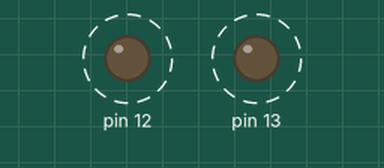
A sketch run on a simulated Arduino Uno, built with avr-gcc and run on an emulated ATmega328P. On the bench: output pins drawn as LEDs (lit = HIGH). Dashed ring = blinking. What the sketch prints to the serial monitor is not drawn.

Above: at 0.2 s.
Timing chart, 0 to 4.6 s (numbered marks = the images above):
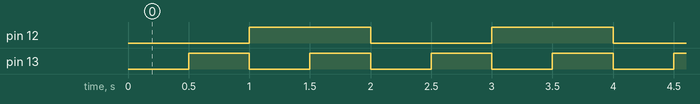

The sketch:

test.ino
```cpp
#include "Blink.h"


Blink first_blink (13, 500);
Blink second_blink (12, 1000);

void setup()
{
  Serial.begin(9600);
  Serial.println("Starting...");
  first_blink.begin();
  second_blink.begin();
}

void loop()
{
    first_blink.updateTimer();
    second_blink.updateTimer();
}
```

Measured:
- by itself, pin 12: alternates HIGH for 1.0 s and LOW for 1.0 s
- by itself, pin 13: alternates HIGH for 0.50 s and LOW for 0.50 s
